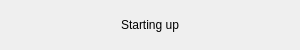
<?xml version="1.0" encoding="UTF-8"?>
<ui version="4.0">
 <class>CompilerDialog</class>
 <widget class="QDialog" name="CompilerDialog">
  <property name="windowModality">
   <enum>Qt::ApplicationModal</enum>
  </property>
  <property name="geometry">
   <rect>
    <x>0</x>
    <y>0</y>
    <width>300</width>
    <height>50</height>
   </rect>
  </property>
  <property name="windowTitle">
   <string>Please wait</string>
  </property>
  <property name="modal">
   <bool>true</bool>
  </property>
  <layout class="QVBoxLayout" name="mainLayout">
   <item>
    <widget class="QLabel" name="statusLabel">
     <property name="text">
      <string>Starting up</string>
     </property>
     <property name="textFormat">
      <enum>Qt::PlainText</enum>
     </property>
     <property name="alignment">
      <set>Qt::AlignCenter</set>
     </property>
     <property name="textInteractionFlags">
      <set>Qt::NoTextInteraction</set>
     </property>
    </widget>
   </item>
  </layout>
 </widget>
 <resources/>
 <connections/>
</ui>
